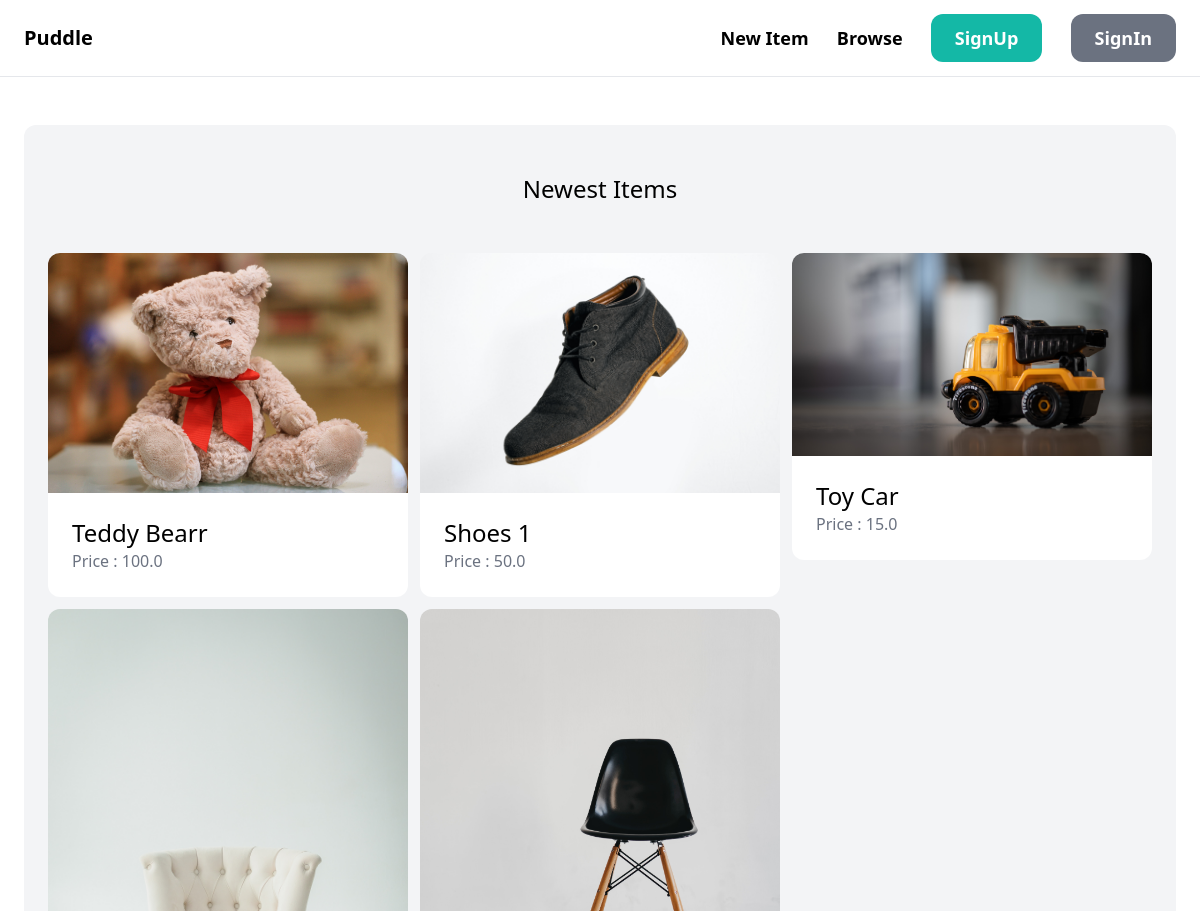
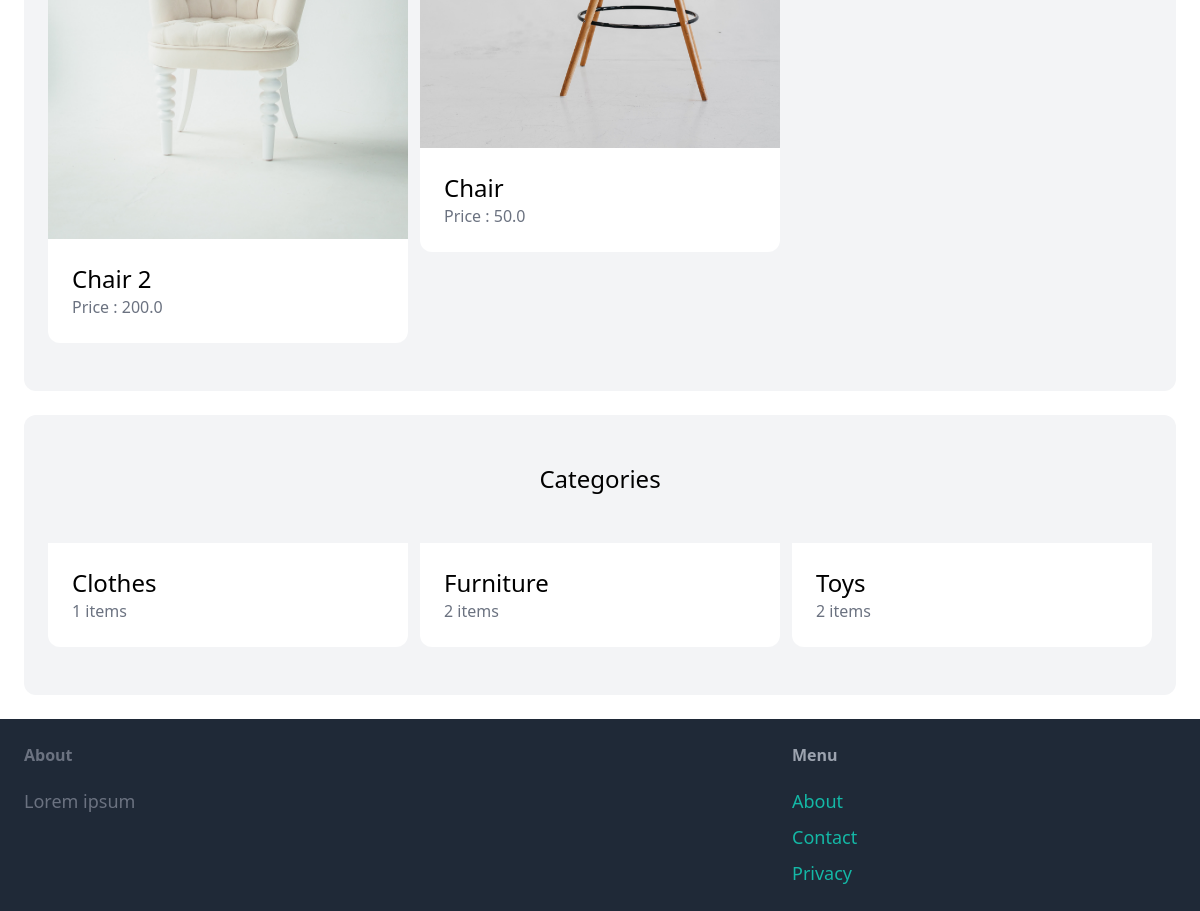
The page / on the database its author committed (2 pictures, top to bottom).
### item/models.py (models this page shows, shortened)
class Item(models.Model):
    category = models.ForeignKey(Category, related_name='items',on_delete=models.CASCADE)
    name = models.CharField(max_length=255)
    description = models.TextField(blank=True,null=True)
    price = models.FloatField()
    image = models.ImageField(upload_to='item_images',blank=True,null=True)
    is_sold = models.BooleanField(default=True)
    created_by = models.ForeignKey(User, related_name='items',on_delete=models.CASCADE)
    created_at = models.DateTimeField(auto_now_add=True)

class Category(models.Model):
    name = models.CharField(max_length=255)
    class Meta:
        ordering=('name',)
        verbose_name_plural = 'Categories'

### core/views.py (the view)
# urls.py: path('',views.index, name='index'),
def index(request):
    items = Item.objects.filter(is_sold=False)[0:6]
    categories = Category.objects.all
    return render(request,'core/index.html',{
        'categories' : categories,
        'items':items,
    })

### core/templates/core/index.html (shortened to what this page needs)
{% extends 'core/base.html' %}
{% block content %}
<div class="mt-6 py-12 px-6 bg-gray-100 rounded-xl">
    <h2 class="mb-12 text-2xl text-center">Newest Items</h2>
    <div class="grid grid-cols-3 gap-3">
        {% for item in items %}
        <div>
            <a href="{% url 'item:detail' item.id %}">
                <div>
                    <img src = "{{item.image.url}}" class="rounded-t-xl">
                </div>
                <div class="p-6 bg-white rounded-b-xl">
                    <h2 class="text-2xl">{{item.name}}</h2>
                    <p class="text-gray-500">Price : {{item.price}}</p>
                </div>
            </a>
        </div>
        {%endfor%}
    </div>
</div>
<div class="mt-6 py-12 px-6 bg-gray-100 rounded-xl">
    <h2 class="mb-12 text-2xl text-center">Categories</h2>
    <div class="grid grid-cols-3 gap-3">
        {% for category in categories %}
        <div>
            <a href="#">
                <div class="p-6 bg-white rounded-b-xl">
                    <h2 class="text-2xl">{{category.name}}</h2>
                    <p class="text-gray-500">{{ category.items.count }} items</p>
                </div>
            </a>
        </div>
        {%endfor%}
    </div>
    </div>
{% endblock %}

### core/templates/core/base.html (shortened to what this page needs)
<!DOCTYPE html>
<html lang="en">
<head>
    <script src="https://cdn.tailwindcss.com"></script>
</head>
<body>
    <nav class="px-6 py-6 flex justify-between items-center border-b border-gray-200">
        <a href="/" class="text-xl font-semibold">Puddle</a>
        <div class="space-x-6">
            <a href="{% url 'item:new' %}" class="text-lg font-semibold hover:text-gray-500">New Item</a>
            <a href="{% url 'item:items' %}" class="text-lg font-semibold hover:text-gray-500">Browse</a>
            {% if request.user.is_authenticated %}
            <a href="{% url 'conversation:inbox' %}" class="px-6 py-3 text-lg font-semibold bg-teal-500 text-white rounded-xl hover:bg-teal-700">Inbox</a>
            <a href="{% url 'dashboard:index' %}" class="px-6 py-3 text-lg font-semibold bg-gray-500 text-white rounded-xl hover:bg-gray-700">Dashboard</a>
            {%else%}
            <a href="{% url 'core:signup' %}" class="px-6 py-3 text-lg font-semibold bg-teal-500 text-white rounded-xl hover:bg-teal-700">SignUp</a>
            <a href="{% url 'core:login' %}" class="px-6 py-3 text-lg font-semibold bg-gray-500 text-white rounded-xl hover:bg-gray-700">SignIn</a>
            {%endif%}
        </div>
    </nav>
    <div class="px-6 py-6">
    {% block content %}
    {% endblock %}
</div>
<footer class="px-6 py-6 flex justify-between bg-gray-800">
    <div class="w-2/3 pr-10">
        <h3 class="mb-5 font-semibold text-gray-500">About</h3>
        <p class="text-lg text-gray-500">Lorem ipsum</p>
    </div>
    <div class="w-1/3">
        <h3 class="mb-5 font-semibold text-gray-400">Menu</h3>
        <ul class="space-y-2">
            <li>
                <a href="#" class="text-lg text-teal-500 hover:text-teal-700">About</a>
            </li>
            <li>
                <a href="{% url 'core:contact' %}" class="text-lg text-teal-500 hover:text-teal-700">Contact</a>
            </li>
            <li>
                <a href="#" class="text-lg text-teal-500 hover:text-teal-700">Privacy</a>
            </li>
        </ul>
    </div>
</footer>
</body>
</html>

### rows shown on the page
Item: image (picture), name "Teddy Bearr", price "100.0"
Item: image (picture), name "Shoes 1", price "50.0"
Item: image (picture), name "Toy Car", price "15.0"
Item: image (picture), name "Chair 2", price "200.0"
Item: image (picture), name "Chair", price "50.0"
Category: name "Clothes", items.count "1"
Category: name "Furniture", items.count "2"
Category: name "Toys", items.count "2"
